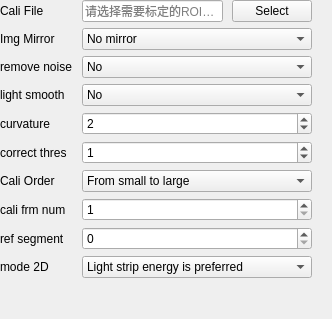
                   <widget class="QWidget" name="scrollAreaWidgetContents_6">
                    <property name="geometry">
                     <rect>
                      <x>0</x>
                      <y>0</y>
                      <width>332</width>
                      <height>319</height>
                     </rect>
                    </property>
                    <layout class="QFormLayout" name="formLayout_7">
                     <property name="horizontalSpacing">
                      <number>10</number>
                     </property>
                     <property name="verticalSpacing">
                      <number>6</number>
                     </property>
                     <property name="leftMargin">
                      <number>0</number>
                     </property>
                     <property name="topMargin">
                      <number>0</number>
                     </property>
                     <property name="rightMargin">
                      <number>20</number>
                     </property>
                     <property name="bottomMargin">
                      <number>0</number>
                     </property>
                     <item row="0" column="0">
                      <widget class="QLabel" name="cali_file_path_Label">
                       <property name="font">
                        <font>
                         <family>Microsoft YaHei UI</family>
                         <pointsize>9</pointsize>
                         <bold>false</bold>
                        </font>
                       </property>
                       <property name="frameShape">
                        <enum>QFrame::NoFrame</enum>
                       </property>
                       <property name="text">
                        <string>Cali File</string>
                       </property>
                      </widget>
                     </item>
                     <item row="0" column="1">
                      <layout class="QHBoxLayout" name="cali_file_path_Layout">
                       <property name="spacing">
                        <number>9</number>
                       </property>
                       <item>
                        <widget class="QLineEdit" name="cali_file_path_LineEdit">
                         <property name="enabled">
                          <bool>true</bool>
                         </property>
                         <property name="sizePolicy">
                          <sizepolicy hsizetype="Preferred" vsizetype="Fixed">
                           <horstretch>0</horstretch>
                           <verstretch>0</verstretch>
                          </sizepolicy>
                         </property>
                         <property name="minimumSize">
                          <size>
                           <width>0</width>
                           <height>0</height>
                          </size>
                         </property>
                         <property name="focusPolicy">
                          <enum>Qt::StrongFocus</enum>
                         </property>
                         <property name="readOnly">
                          <bool>true</bool>
                         </property>
                         <property name="placeholderText">
                          <string>请选择需要标定的ROI文件</string>
                         </property>
                        </widget>
                       </item>
                       <item>
                        <widget class="QPushButton" name="cali_file_path_Button">
                         <property name="sizePolicy">
                          <sizepolicy hsizetype="Maximum" vsizetype="Fixed">
                           <horstretch>0</horstretch>
                           <verstretch>0</verstretch>
                          </sizepolicy>
                         </property>
                         <property name="focusPolicy">
                          <enum>Qt::WheelFocus</enum>
                         </property>
                         <property name="text">
                          <string>Select</string>
                         </property>
                        </widget>
                       </item>
                      </layout>
                     </item>
                     <item row="1" column="0">
                      <widget class="QLabel" name="img_mirror_Label">
                       <property name="font">
                        <font>
                         <family>Microsoft YaHei UI</family>
                         <pointsize>9</pointsize>
                         <bold>false</bold>
                        </font>
                       </property>
                       <property name="frameShape">
                        <enum>QFrame::NoFrame</enum>
                       </property>
                       <property name="text">
                        <string>Img Mirror </string>
                       </property>
                      </widget>
                     </item>
                     <item row="1" column="1">
                      <widget class="NoWheelComboBox" name="img_mirror_ComboBox">
                       <property name="minimumSize">
                        <size>
                         <width>150</width>
                         <height>0</height>
                        </size>
                       </property>
                       <property name="maximumSize">
                        <size>
                         <width>16777215</width>
                         <height>16777215</height>
                        </size>
                       </property>
                       <property name="font">
                        <font>
                         <family>Microsoft YaHei UI</family>
                         <pointsize>9</pointsize>
                         <bold>false</bold>
                        </font>
                       </property>
                       <item>
                        <property name="text">
                         <string>No mirror</string>
                        </property>
                       </item>
                       <item>
                        <property name="text">
                         <string>X-axis mirror</string>
                        </property>
                       </item>
                       <item>
                        <property name="text">
                         <string>Y-axis mirror</string>
                        </property>
                       </item>
                       <item>
                        <property name="text">
                         <string>X-axis and Y-axis mirror</string>
                        </property>
                       </item>
                      </widget>
                     </item>
                     <item row="2" column="0">
                      <widget class="QLabel" name="remove_noise_Label">
                       <property name="font">
                        <font>
                         <family>Microsoft YaHei UI</family>
                         <pointsize>9</pointsize>
                         <bold>false</bold>
                        </font>
                       </property>
                       <property name="frameShape">
                        <enum>QFrame::NoFrame</enum>
                       </property>
                       <property name="text">
                        <string>remove noise</string>
                       </property>
                      </widget>
                     </item>
                     <item row="2" column="1">
                      <widget class="NoWheelComboBox" name="remove_noise_ComboBox">
                       <property name="minimumSize">
                        <size>
                         <width>150</width>
                         <height>0</height>
                        </size>
                       </property>
                       <property name="maximumSize">
                        <size>
                         <width>16777215</width>
                         <height>16777215</height>
                        </size>
                       </property>
                       <property name="font">
                        <font>
                         <family>Microsoft YaHei UI</family>
                         <pointsize>9</pointsize>
                         <bold>false</bold>
                        </font>
                       </property>
                       <item>
                        <property name="text">
                         <string>No</string>
                        </property>
                       </item>
                       <item>
                        <property name="text">
                         <string>Yes</string>
                        </property>
                       </item>
                      </widget>
                     </item>
                     <item row="3" column="0">
                      <widget class="QLabel" name="light_smooth_Label">
                       <property name="font">
                        <font>
                         <family>Microsoft YaHei UI</family>
                         <pointsize>9</pointsize>
                         <bold>false</bold>
                        </font>
                       </property>
                       <property name="frameShape">
                        <enum>QFrame::NoFrame</enum>
                       </property>
                       <property name="text">
                        <string>light smooth</string>
                       </property>
                      </widget>
                     </item>
                     <item row="3" column="1">
                      <widget class="NoWheelComboBox" name="light_smooth_ComboBox">
                       <property name="minimumSize">
                        <size>
                         <width>150</width>
                         <height>0</height>
                        </size>
                       </property>
                       <property name="maximumSize">
                        <size>
                         <width>16777215</width>
                         <height>16777215</height>
                        </size>
                       </property>
                       <property name="font">
                        <font>
                         <family>Microsoft YaHei UI</family>
                         <pointsize>9</pointsize>
                         <bold>false</bold>
                        </font>
                       </property>
                       <item>
                        <property name="text">
                         <string>No</string>
                        </property>
                       </item>
                       <item>
                        <property name="text">
                         <string>Yes</string>
                        </property>
                       </item>
                      </widget>
                     </item>
                     <item row="4" column="0">
                      <widget class="QLabel" name="curvature_Label">
                       <property name="font">
                        <font>
                         <family>Microsoft YaHei UI</family>
                         <pointsize>9</pointsize>
                         <bold>false</bold>
                        </font>
                       </property>
                       <property name="frameShape">
                        <enum>QFrame::NoFrame</enum>
                       </property>
                       <property name="text">
                        <string>curvature</string>
                       </property>
                      </widget>
                     </item>
                     <item row="4" column="1">
                      <widget class="NoWheelSpinBox" name="curvature_SpinBox">
                       <property name="minimum">
                        <number>0</number>
                       </property>
                       <property name="maximum">
                        <number>1000</number>
                       </property>
                       <property name="value">
                        <number>2</number>
                       </property>
                      </widget>
                     </item>
                     <item row="5" column="0">
                      <widget class="QLabel" name="correct_thres_Label">
                       <property name="font">
                        <font>
                         <family>Microsoft YaHei UI</family>
                         <pointsize>9</pointsize>
                         <bold>false</bold>
                        </font>
                       </property>
                       <property name="frameShape">
                        <enum>QFrame::NoFrame</enum>
                       </property>
                       <property name="text">
                        <string>correct thres</string>
                       </property>
                      </widget>
                     </item>
                     <item row="5" column="1">
                      <widget class="NoWheelSpinBox" name="correct_thres_SpinBox">
                       <property name="minimum">
                        <number>0</number>
                       </property>
                       <property name="maximum">
                        <number>100</number>
                       </property>
                       <property name="value">
                        <number>1</number>
                       </property>
                      </widget>
                     </item>
                     <item row="6" column="0">
                      <widget class="QLabel" name="cali_order_Label">
                       <property name="font">
                        <font>
                         <family>Microsoft YaHei UI</family>
                         <pointsize>9</pointsize>
                         <bold>false</bold>
                        </font>
                       </property>
                       <property name="frameShape">
                        <enum>QFrame::NoFrame</enum>
                       </property>
                       <property name="text">
                        <string>Cali Order</string>
                       </property>
                      </widget>
                     </item>
                     <item row="6" column="1">
                      <widget class="NoWheelComboBox" name="cali_order_ComboBox">
                       <property name="minimumSize">
                        <size>
                         <width>150</width>
                         <height>0</height>
                        </size>
                       </property>
                       <property name="maximumSize">
                        <size>
                         <width>16777215</width>
                         <height>16777215</height>
                        </size>
                       </property>
                       <property name="font">
                        <font>
                         <family>Microsoft YaHei UI</family>
                         <pointsize>9</pointsize>
                         <bold>false</bold>
                        </font>
                       </property>
                       <item>
                        <property name="text">
                         <string>From small to large</string>
                        </property>
                       </item>
                       <item>
                        <property name="text">
                         <string>From large to small</string>
                        </property>
                       </item>
                      </widget>
                     </item>
                     <item row="7" column="0">
                      <widget class="QLabel" name="cali_frm_num_Label">
                       <property name="font">
                        <font>
                         <family>Microsoft YaHei UI</family>
                         <pointsize>9</pointsize>
                         <bold>false</bold>
                        </font>
                       </property>
                       <property name="frameShape">
                        <enum>QFrame::NoFrame</enum>
                       </property>
                       <property name="text">
                        <string>cali frm num</string>
                       </property>
                      </widget>
                     </item>
                     <item row="7" column="1">
                      <widget class="NoWheelSpinBox" name="cali_frm_num__SpinBox">
                       <property name="minimum">
                        <number>1</number>
                       </property>
                       <property name="maximum">
                        <number>10000</number>
                       </property>
                      </widget>
                     </item>
                     <item row="8" column="0">
                      <widget class="QLabel" name="ref_segment_Label">
                       <property name="font">
                        <font>
                         <family>Microsoft YaHei UI</family>
                         <pointsize>9</pointsize>
                         <bold>false</bold>
                        </font>
                       </property>
                       <property name="frameShape">
                        <enum>QFrame::NoFrame</enum>
                       </property>
                       <property name="text">
                        <string>ref segment</string>
                       </property>
                      </widget>
                     </item>
                     <item row="8" column="1">
                      <widget class="NoWheelSpinBox" name="ref_segment_SpinBox">
                       <property name="minimum">
                        <number>0</number>
                       </property>
                       <property name="maximum">
                        <number>16</number>
                       </property>
                       <property name="value">
                        <number>0</number>
                       </property>
                      </widget>
                     </item>
                     <item row="9" column="0">
                      <widget class="QLabel" name="mode_2D_Label">
                       <property name="font">
                        <font>
                         <family>Microsoft YaHei UI</family>
                         <pointsize>9</pointsize>
                         <bold>false</bold>
                        </font>
                       </property>
                       <property name="frameShape">
                        <enum>QFrame::NoFrame</enum>
                       </property>
                       <property name="text">
                        <string>mode 2D</string>
                       </property>
                      </widget>
                     </item>
                     <item row="9" column="1">
                      <widget class="NoWheelComboBox" name="mode_2D_ComboBox">
                       <property name="minimumSize">
                        <size>
                         <width>150</width>
                         <height>0</height>
                        </size>
                       </property>
                       <property name="maximumSize">
                        <size>
                         <width>16777215</width>
                         <height>16777215</height>
                        </size>
                       </property>
                       <property name="font">
                        <font>
                         <family>Microsoft YaHei UI</family>
                         <pointsize>9</pointsize>
                         <bold>false</bold>
                        </font>
                       </property>
                       <item>
                        <property name="text">
                         <string>Light strip energy is preferred</string>
                        </property>
                       </item>
                       <item>
                        <property name="text">
                         <string>The number of covered photons is preferred</string>
                        </property>
                       </item>
                      </widget>
                     </item>
                    </layout>
                   </widget>
